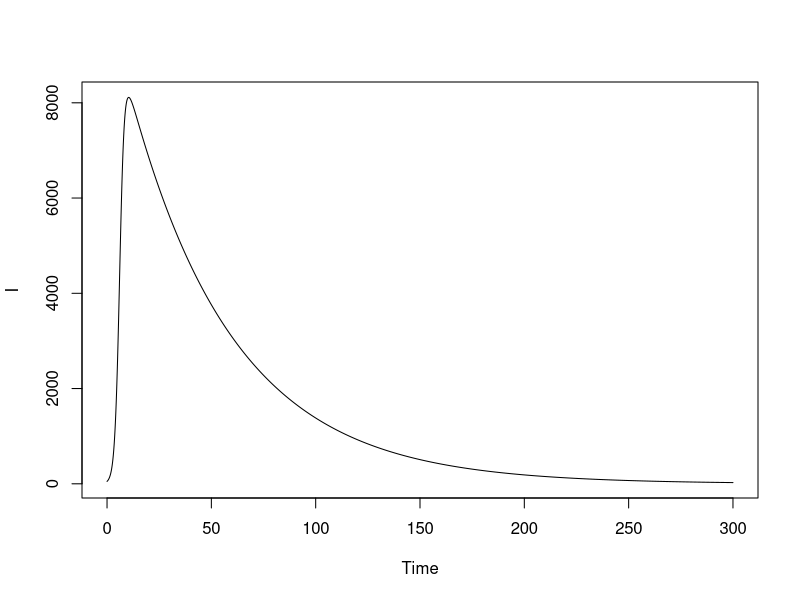

This figure's R source: (Note: this script raises an error after producing the figure.)
# modelling epidemics

# R code for Euler's method

S0 <- 9000 # Starting value for susceptibles
I0 <- 50 # Starting value for infectious 
N <- 10000 # Total population size 
beta <- 0.0001 # infection rate 
gamma <- 1/50 # recovery date 
delta.t <- 0.1 # Small time increment 
N.time.steps <- 3000 # Number of time steps 
S <- numeric(N.time.steps+1) # Blank vector to receive S values 
I <- numeric(N.time.steps+1) # Blank vector to receive I values 
S[1] <- S0 # Initial value for S 
I[1] <- I0 # Initial value for I 
for (i in 1:N.time.steps){ # Iterative loop to define the next value of S and I 
  S[i+1] <- S[i]-beta*S[i]*I[i]*delta.t
  I[i+1] <- I[i]+beta*S[i]*I[i]*delta.t-gamma*I[i]*delta.t
  } 
time.vector <- seq(0,N.time.steps*delta.t,by=delta.t) # The time points
plot(time.vector,I,type="l",xlab="Time",ylab="I")

############################

# I against S plots 

N <- 1000 
S <- 1:N 
S0 <- N-1 
I0 <- 1 
gamma <- 0.2 
beta.vector <- c(0.0004,0.0008,0.0016,0.0032) 
#gamma/beta.vector = 500.0 250.0 125.0  62.5 # Four values of gamma/beta
#I.matrix <- matrix(0,length(beta.vector),N) # Empty matrix for I values
#for (i in 1:length(beta.vector)){ 
#  I.matrix[i,]<-I0+S0-S+gamma/beta.vector[i]*log(S/S0) # Calculation
#  } 
#ylim <-range(I.matrix) 

#plot(S,I.matrix[1,],type="l",col=1,ylim=ylim,xlim=c(0,N),xlab="S",ylab="I") 
#for (i in 2:length(beta.vector)){ 
#  points(S,I.matrix[i,],type="l",col=i) 
#  } 
#title("I against S, first attempt") 
#legend(x="bottomright",legend=c("g/b=500","g/b=250","g/b=125","g/b=62.5"),lwd=2,lty=1,col=1:4) 

# Eliminating negative values in I values 
index <- which(I.matrix[1,]>=0) # Only focusing on positive values 
ylim <- c(0,max(I.matrix)) 
plot(S[index],I.matrix[1,index],type="l",lwd=2,xlab="S",ylab="I",ylim=ylim,xlim=c(0,N)) 
for (i in 2:length(beta.vector)){ 
  index<-which(I.matrix[i,]>=0) 
  points(S[index],I.matrix[i,index],type="l",lwd=2,col=i) 
} 
title("I against S, improved") 
legend(x="topright",legend=c("g/b=500","g/b=250","g/b=125","g/b=62.5"),col=1:4,lty=1,lwd=2) 
